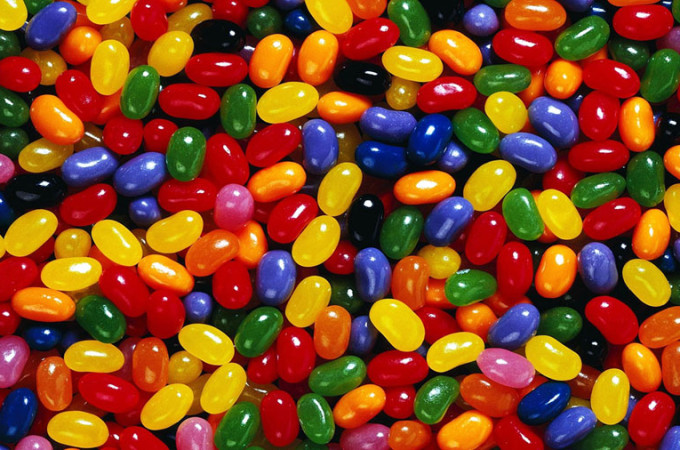
#> input picture 5.1/jelly_beans.jpg, 680 x 450 px, found by its file name
$ python jellybeans.py
#> lines starting #> are read from the running program, lines starting #| are printed output that depends on the picture
from PIL import Image

def colour(r, g, b):
    if r < 25 and r >= 0 and g > 230 and g <= 255 and b < 25 and b >= 0:
        return "green"

    if r < 25 and r >= 0 and g < 25 and g >= 0 and b > 230 and b <= 255:
        return "blue"

    if r > 230 and r <= 255 and g < 25 and g >= 0 and b < 25 and b >= 0:
        return "red"

    if r > 230 and r <= 255 and g > 230 and g <= 255 and b > 230 and b <= 255:
        return "white"

    if r < 25 and r >= 0 and g < 25 and g >= 0 and b < 25 and b >= 0:
        return "black"

    if r > 230 and r <= 255 and g > 230 and g <= 255 and b < 25 and b >= 0:
        return "yellow"

    if r > 230 and r <= 255 and g < 25 and g >= 0 and b > 230 and b <= 255:
        return "magenta"
    else:
        return "other"

file = Image.open("5.1/jelly_beans.jpg")
#> file is the input picture: PIL image 680x450 RGB; mean R, G, B 133.4, 70.9, 31.9
jb_image = file.load()
"""
print(jb_image[0,0])
print(colour(jb_image[0,0][0], jb_image[0,0][1], jb_image[0,0][2]))
"""
yellow_pixels = []
green_pixels = []
blue_pixels = []
red_pixels = []
other_pixels = []

width = file.width
#> width = 680
height = file.height
#> height = 450

for x in range(width):
    for y in range(height):
        pixel_r = jb_image[x,y][0]
        pixel_g = jb_image[x,y][1]
        pixel_b = jb_image[x,y][2]

        if colour(pixel_r, pixel_g, pixel_b) == "yellow":
            yellow_pixels.append(jb_image[x,y])
            file.putpixel((x,y), (255, 255, 255))
        if colour(pixel_r, pixel_g, pixel_b) == "green":
            green_pixels.append(jb_image[x,y])
            file.putpixel((x,y), (255, 255, 255))
        if colour(pixel_r, pixel_g, pixel_b) == "blue":
            blue_pixels.append(jb_image[x,y])
            file.putpixel((x,y), (255, 255, 255))
        if colour(pixel_r, pixel_g, pixel_b) == "red":
            red_pixels.append(jb_image[x,y])
            file.putpixel((x,y), (255, 255, 255))
        if colour(pixel_r, pixel_g, pixel_b) == "other":
            other_pixels.append(jb_image[x,y])
            file.putpixel((x,y), (255, 255, 255))
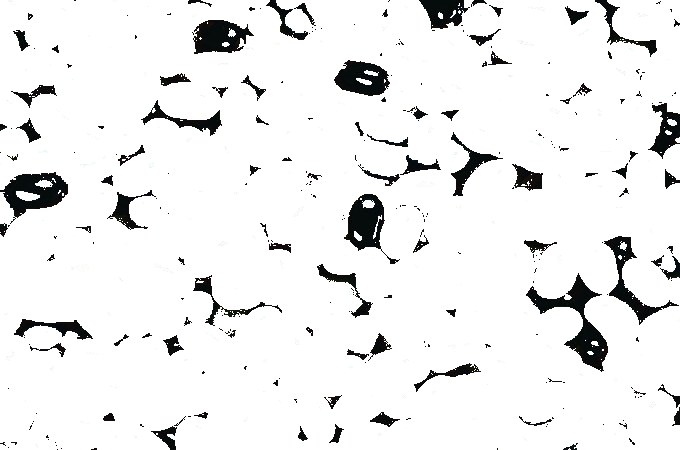
#> file: PIL image 680x450 RGB; mean R, G, B 236.1, 236.3, 236.3
#> after the loop, blue_pixels = []; green_pixels = []; other_pixels = 280493 items; red_pixels = [(234, 23, 16)]; yellow_pixels = [(247, 231, 21)]

num_yellow = len(yellow_pixels)
#> num_yellow = 1

num_yellow = len(green_pixels)
#> num_yellow = 0

num_yellow = len(blue_pixels)

num_yellow = len(red_pixels)
#> num_yellow = 1

num_yellow = len(other_pixels)
#> num_yellow = 280493

total_pixels = width*height
#> total_pixels = 306000
file.save("output.png", "png")

yellow_ratio = num_yellow / total_pixels
#> yellow_ratio = 0.917

green_ratio = num_yellow / total_pixels
#> green_ratio = 0.917

blue_ratio = num_yellow / total_pixels
#> blue_ratio = 0.917

red_ratio = num_yellow / total_pixels
#> red_ratio = 0.917

other_ratio = num_yellow / total_pixels
#> other_ratio = 0.917

print(len(yellow_pixels))
#| 1
print(len(green_pixels))
#| 0
print(len(blue_pixels))
#| 0
print(len(red_pixels))
#| 1
print(len(other_pixels))
#| 280493
print(width*height)
#| 306000
